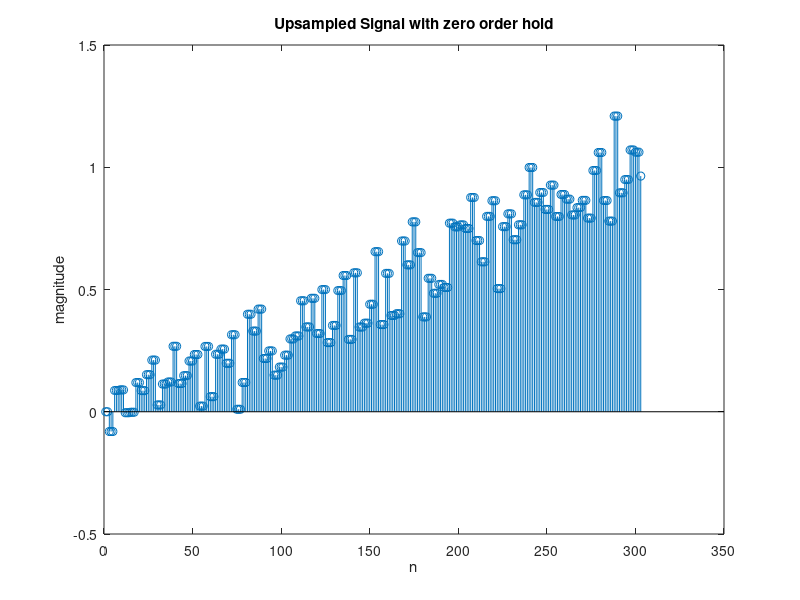
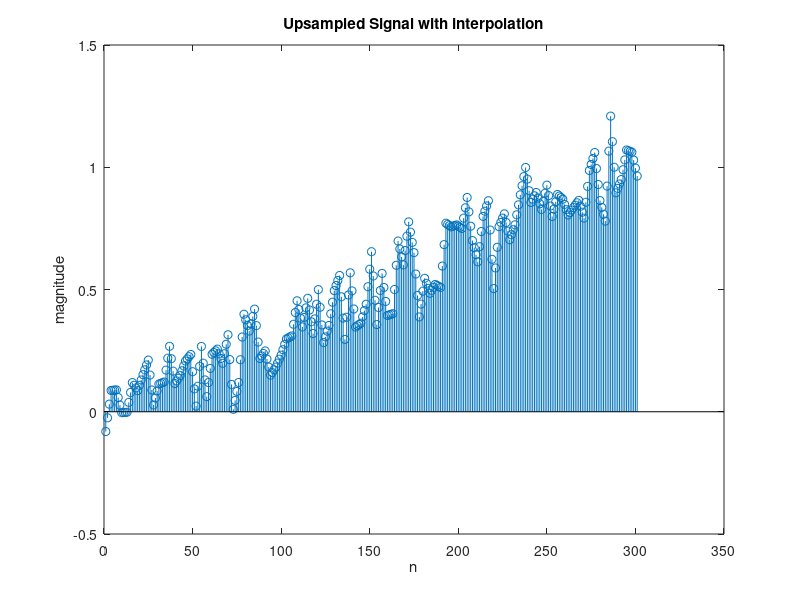

Reproduce these figures in MATLAB, in order.
%upsampling

M = 3;
y = zeros(25,1);

load('q2_2.mat');

for it = 1:101 * M
    if(mod(it,M) == 0)
    y(it,1) = x(it/M,1);
    end
    if(mod(it,M) ~= 0)
        if(it < M + 1)

            y(it,1) = y(1,1);
        else 
        y(it,1) = y(it - 1,1);
        end

    end

end

figure()
stem(y);
title("Upsampled Signal with zero order hold");
xlabel("n");
ylabel("magnitude");

% --------------linear interpolation ------------------------------
num = 1:1:length(x);
xq = 1:1/M:length(x);
out = interp1(num,x,xq);
figure()
stem(out);
title("Upsampled Signal with interpolation");
xlabel("n");
ylabel("magnitude");